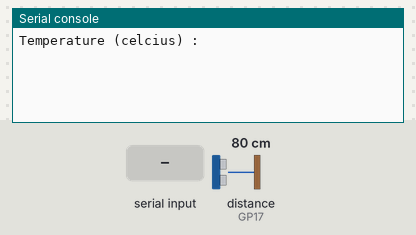
Simulated run of this program. Board: Raspberry Pi Pico running MicroPython. Parts: the last lines printed to the serial console. The inputs (shaded band) are chosen by the test bench; at power-on: distance to the obstacle (sensor on GP17) 80 cm. The echo pulse lasts 58.3 µs per cm.

Above: at 1.2 s.
1.3 s: "0" typed at the serial console, then Enter
At 2.1 s:
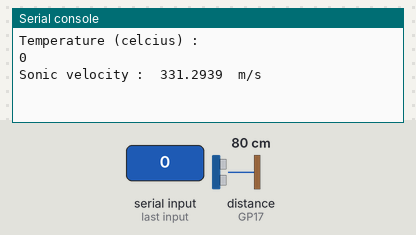
2.8 s: distance to the obstacle (sensor on GP17) set to 2 cm
At 4.1 s:
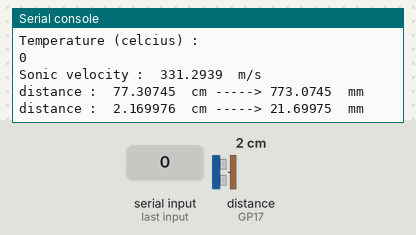
4.3 s: distance to the obstacle (sensor on GP17) set to 4 cm
At 5.1 s:
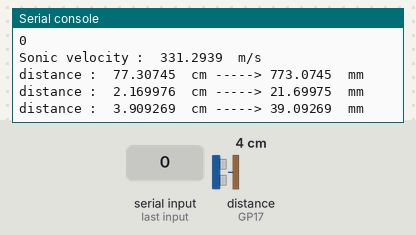
Timing chart, 0 to 7.3 s (numbered marks = the images above; inputs shaded):
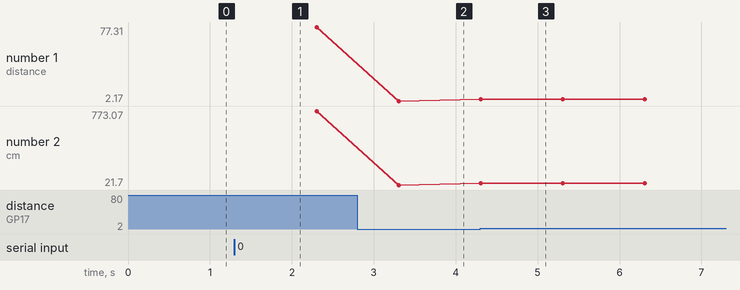

The program:

ultrasonic.py
```python
# import the required libraries
from machine import Pin
from math import sqrt
import utime


# steady state error for calibration
error = 0 # cm (subtracted)

# speed of sound in air at given temperature
temperature = float(input("Temperature (celcius) : "))
temperature += 273.16 # convert to kelvin
SONIC_VELOCITY = sqrt(1.4 * 287 * temperature) # m/s
print("Sonic velocity : ",SONIC_VELOCITY, " m/s")
utime.sleep(1)
speed_in_cm_per_microsecond = SONIC_VELOCITY / 10000
# default : 343 m/s or 0.0343 cm/us at 20 deg celcius.


# declare trigger and echo pins
triggerPin = Pin(16, Pin.OUT)

echoPin = Pin(17, Pin.IN)

# function for handling Ultrasonic sensor operation
def pingSensor():
    triggerPin.value(0) # triggerPin.low()
    utime.sleep_us(20) # sleep in microseconds for sensor stability

    triggerPin.value(1) # set triggerPin to logic 1 for 10 us
    utime.sleep_us(10) # wait for 10 micro-second

    triggerPin.value(0) # set triggerPin to default logic 0

    # mark time when the sensor pin is at low state for
    # the last time.

    while echoPin.value() == 0:
        start_time = utime.ticks_us()

    # mark time when the sensor pin is at high state for
    # the last time
    while echoPin.value() == 1:
        end_time = utime.ticks_us()

    # get duration in microseconds for ( twice the distance )
    # the total distance covered i.e from sensor to object and
    # back from object to the sensor

    duration_in_microseconds = end_time - start_time # time in us

    # calculate distance of one side . From sensor to object
    # distance = speed * total time / 2
    distance_in_cm = (speed_in_cm_per_microsecond * (duration_in_microseconds / 2)) + error

    distance_in_mm = distance_in_cm * 10

    # pack the data in a tuple and return to the main logic
    return (distance_in_mm, distance_in_cm)

while True:
    # unpack the tuple
    (distance_in_mm, distance_in_cm) = pingSensor()

    print("distance : ", distance_in_cm, " cm", "----->",distance_in_mm, " mm")
    utime.sleep(1)
    
```

Measured:
- after the input at 1.3 s, the serial console: prints a new line at once (image 1)
- after the input at 2.8 s, the serial console: prints a new line after 0.51 s (image 2)
- after the input at 4.3 s, the serial console: prints a new line at once (image 3)
- plotted number 1: 77.31 → 2.17 after the input at 2.8 s, 2.17 → 3.91 after the input at 4.3 s
- plotted number 2: 773.07 → 21.7 after the input at 2.8 s, 21.7 → 39.09 after the input at 4.3 s
